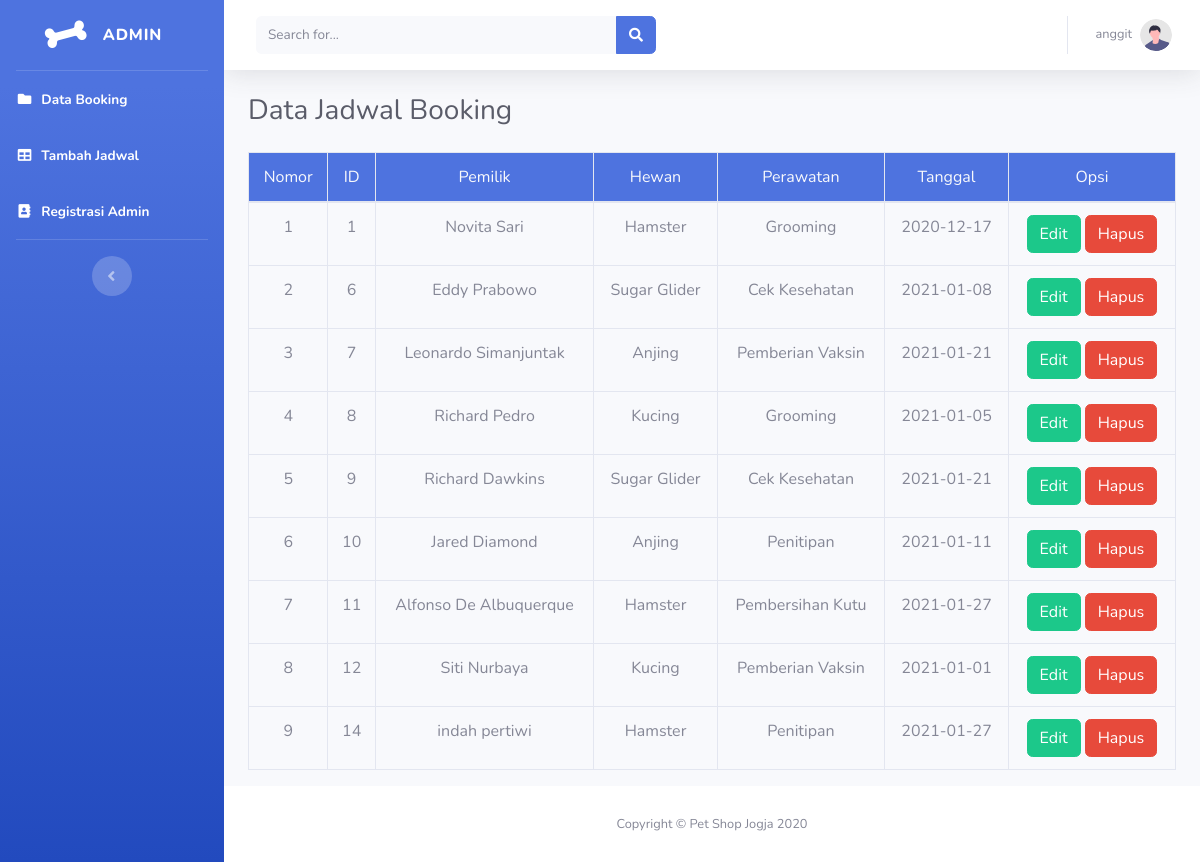
The page /petshop/index.php (signed in) on the database its author committed.
### tables this page shows
CREATE TABLE `jadwal` (
  `id` int(11) NOT NULL,
  `pemilik` varchar(35) NOT NULL,
  `hewan` varchar(35) NOT NULL,
  `perawatan` varchar(50) NOT NULL,
  `tanggal` date NOT NULL
);

### petshop/includes/functions.php (called while the page is built, shortened)
<?php
    $conn = mysqli_connect("localhost", "root", "", "pet_shop");
    function query($query){
        global $conn;
        $jadwal = mysqli_query($conn, $query);
        $result = [];
        while($row = mysqli_fetch_assoc($jadwal)){
            $result[] = $row;
        }
        return $result;
    }
?>

### petshop/index.php (the view, shortened to what this page needs)
<?php
include('includes/functions.php');
include('includes/header.php');
include('includes/navbar.php');
include('includes/topbar.php');
$jadwal = query("SELECT * FROM jadwal");
?>
    <div class="container-fluid">
        <div class="d-sm-flex align-items-center justify-content-between mb-4">
            <h1 class="h3 mb-0 pl-10 text-gray-800">Data Jadwal Booking</h1>
        </div>
            <table class="table table-bordered">
                <thead class="text-center bg-primary text-light">
                    <tr>
                        <td>Nomor</td>
                        <td>ID</td>
                        <td>Pemilik</td>
                        <td>Hewan</td>
                        <td>Perawatan</td>
                        <td>Tanggal</td>
                        <td>Opsi</td>
                    </tr>
                </thead>
                <tbody class="text-center">
                    <?php $i = 1; ?>
                    <?php foreach($jadwal as $row) : ?>
                        <tr>
                            <td class="text-center"><?= $i; ?></td>
                            <td><?= $row["id"]; ?></td>
                            <td><?= $row["pemilik"]; ?></td>
                            <td><?= $row["hewan"]; ?></td>
                            <td><?= $row["perawatan"]; ?></td>
                            <td><?= $row["tanggal"]; ?></td>
                            <td class="text-center"><a class="btn btn-success" href="edit.php?id=<?=$row["id"]; ?>">Edit</a>
                            <a class="btn btn-danger" href="hapus.php?id=<?=$row["id"]; ?>" onclick="return confirm('Apakah anda ingin menghapus data?');">Hapus</a></td>
                        </tr>
                    <?php $i++; ?>
                    <?php endforeach; ?>
                </tbody>
            </table>
    </div>
</div>
<?php
    include('includes/footer.php');
?>
</body>
</html>

### petshop/includes/header.php (shortened to what this page needs)
<!DOCTYPE html>
<html lang="en">
<head>
    <link href="vendor/fontawesome-free/css/all.min.css" rel="stylesheet" type="text/css">
    <link href="css/sb-admin-2.min.css" rel="stylesheet">
</head>
<body id="page-top">
    <div id="wrapper">

### petshop/includes/navbar.php (shortened to what this page needs)
 <ul class="navbar-nav bg-gradient-primary sidebar sidebar-dark accordion" id="accordionSidebar">
<a class="sidebar-brand d-flex align-items-center justify-content-center" href="#">
    <div class="sidebar-brand-icon rotate-n-15">
        <i class="fas fa-bone"></i>
    </div>
    <div class="sidebar-brand-text mx-3">Admin</div>
</a>
<hr class="sidebar-divider my-0">
<li class="nav-item active">
    <a class="nav-link" href="index.php">
        <i class="fas fa-fw fa-folder"></i>
        <span>Data Booking</span></a>
</li>
<li class="nav-item active">
    <a class="nav-link" href="tambah.php">
        <i class="fas fa-fw fa-table"></i>
        <span>Tambah Jadwal</span></a>
</li>
<li class="nav-item active">
    <a class="nav-link" href="register.php">
        <i class="fas fa-fw fa-address-book"></i>
        <span>Registrasi Admin</span></a>
</li>
<hr class="sidebar-divider d-none d-md-block">
<div class="text-center d-none d-md-inline">
    <button class="rounded-circle border-0" id="sidebarToggle"></button>
</div>
</ul>

### petshop/includes/topbar.php (shortened to what this page needs)
<div id="content-wrapper" class="d-flex flex-column">
<div id="content">
    <nav class="navbar navbar-expand navbar-light bg-white topbar mb-4 static-top shadow">
        <form
            class="d-none d-sm-inline-block form-inline mr-auto ml-md-3 my-2 my-md-0 mw-100 navbar-search">
            <div class="input-group">
                <input type="text" class="form-control bg-light border-0 small" placeholder="Search for..."
                    aria-label="Search" aria-describedby="basic-addon2">
                <div class="input-group-append">
                    <button class="btn btn-primary" type="button">
                        <i class="fas fa-search fa-sm"></i>
                    </button>
                </div>
            </div>
        </form>
        <ul class="navbar-nav ml-auto">
            <li class="nav-item dropdown no-arrow">
                <a class="nav-link dropdown-toggle" href="#" id="userDropdown" role="button"
                    data-toggle="dropdown" aria-haspopup="true" aria-expanded="false">
                    <span class="mr-2 d-none d-lg-inline text-gray-600 small"><?= $_SESSION["nama"]; ?></span>
                    <img class="img-profile rounded-circle"
                        src="img/undraw_profile.svg">
                </a>
            </li>
        </ul>
    </nav>

### petshop/includes/footer.php
 <footer class="sticky-footer bg-white">
                <div class="container my-auto">
                    <div class="copyright text-center my-auto">
                        <span>Copyright &copy; Pet Shop Jogja 2020</span>
                    </div>
                </div>
            </footer>
        </div>
<body>
</html>

### rows shown on the page
jadwal: id "1", pemilik "Novita Sari", hewan "Hamster", perawatan "Grooming", tanggal "2020-12-17"
jadwal: id "6", pemilik "Eddy Prabowo", hewan "Sugar Glider", perawatan "Cek Kesehatan", tanggal "2021-01-08"
jadwal: id "7", pemilik "Leonardo Simanjuntak", hewan "Anjing", perawatan "Pemberian Vaksin", tanggal "2021-01-21"
jadwal: id "8", pemilik "Richard Pedro", hewan "Kucing", perawatan "Grooming", tanggal "2021-01-05"
jadwal: id "9", pemilik "Richard Dawkins", hewan "Sugar Glider", perawatan "Cek Kesehatan", tanggal "2021-01-21"
jadwal: id "10", pemilik "Jared Diamond", hewan "Anjing", perawatan "Penitipan", tanggal "2021-01-11"
jadwal: id "11", pemilik "Alfonso De Albuquerque", hewan "Hamster", perawatan "Pembersihan Kutu", tanggal "2021-01-27"
jadwal: id "12", pemilik "Siti Nurbaya", hewan "Kucing", perawatan "Pemberian Vaksin", tanggal "2021-01-01"
jadwal: id "14", pemilik "indah pertiwi", hewan "Hamster", perawatan "Penitipan", tanggal "2021-01-27"

### other values the page prints
$_SESSION["nama"] "anggit"
